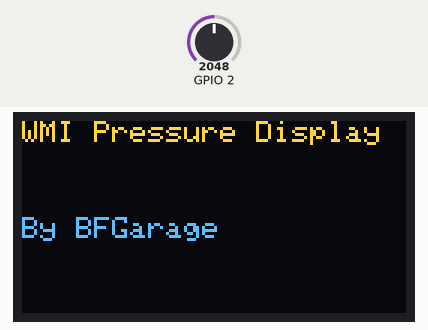
A sketch run on a simulated ESP32. On the bench: 128×64 one-colour display. The test bench sets the inputs (shaded band); at power-on: GPIO 2 = 2048. The OLED is the two-colour kind (top 16 rows yellow).

Above: at 2.1 s.
At 8.2 s:
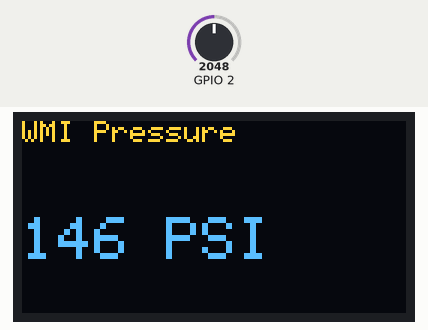
8.3 s: GPIO 2 set to 2866
At 9.8 s:
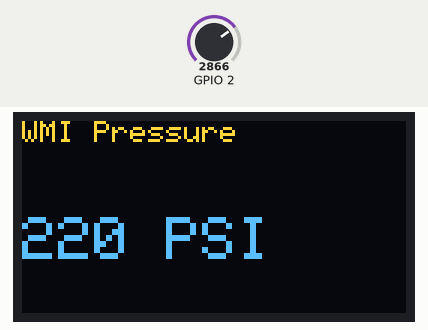
10.1 s: GPIO 2 set to 3603
At 11.4 s:
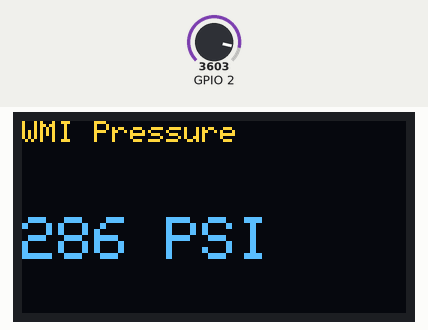
11.7 s: GPIO 2 set to 3790
At 13.2 s:
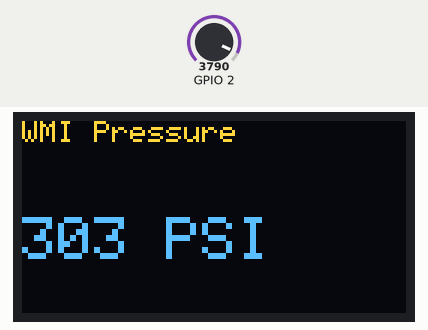
Timing chart, 0 to 14.7 s (numbered marks = the images above; inputs shaded):
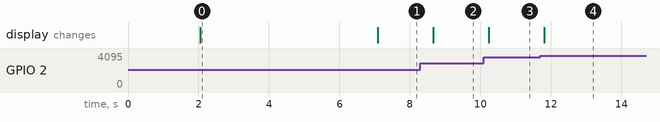

The sketch:

WMI-Display.ino
```cpp
// DIY WMI pressure display with ESP32 with OLED and 300PSI pressure sensor.

#include <Wire.h>
#include <SPI.h>
#include <Adafruit_GFX.h>
#include <Adafruit_SSD1306.h>

// Screen config
#define SCREEN_WIDTH 128
#define SCREEN_HEIGHT 64
#define OLED_RESET     -1 // Reset pin # (or -1 if sharing Arduino reset pin)
#define SCREEN_ADDRESS 0x3C ///< See datasheet for Address; 0x3D for 128x64, 0x3C for 128x32

Adafruit_SSD1306 display(SCREEN_WIDTH, SCREEN_HEIGHT, &Wire, OLED_RESET);

// Sensor config
float inputP1;
int outputP1;
int SensorMaxPSI = 300; // Max pressure sensor can read
int SensorMinRes = 416; // 0.5v value of 12 bit ADC read
int SensorMaxRes = 3750; // 4.5 value of 12 bit ADC read
int SensorRangeRes = SensorMaxRes - SensorMinRes; // Range of values between 0.5v and 4.5v


void setup() {

  // Start I2C Communication SDA = 5 and SCL = 4 on Wemos Lolin32 ESP32 with built-in SSD1306 OLED
  Wire.begin(5, 4);

  if(!display.begin(SSD1306_SWITCHCAPVCC, SCREEN_ADDRESS)) {
  }
  delay(2000); // Pause for 2 seconds

  // 5 Second intro screen
  display.clearDisplay();
  display.setTextSize(1.5);
  display.setTextColor(WHITE);
  display.setCursor(0, 0);
  display.println("WMI Pressure Display");
  display.setCursor(0, 32);
  display.println("By BFGarage");
  display.display();

  delay(5000);
}

void loop() {
  // Read value from ADC
  inputP1 = analogRead(A12); //12 Bit
  // Maths to ADC vaule into PSI Unit
  outputP1 = ((inputP1 - SensorMinRes)* SensorMaxPSI /SensorRangeRes);

  // Output to OLED display
  display.clearDisplay();
  display.setTextSize(1);
  display.setTextColor(WHITE);
  display.setCursor(0, 0);
  display.println("WMI Pressure");
  display.setTextSize(2);
  display.setCursor(0, 32);
  String wmipsi = String(outputP1);
  display.println(wmipsi + " PSI");
  display.display();
  // 0.5 Second delay to stop screen flicker
  delay(500);


}
```

Measured:
- after the input at 8.3 s, the display: changes after 0.36 s (image 2)
- after the input at 10.1 s, the display: changes after 0.14 s (image 3)
- after the input at 11.7 s, the display: changes after 0.11 s (image 4)
- what the display in image 0 shows lasts 5.0 s, from 2.1 s to 7.1 s
